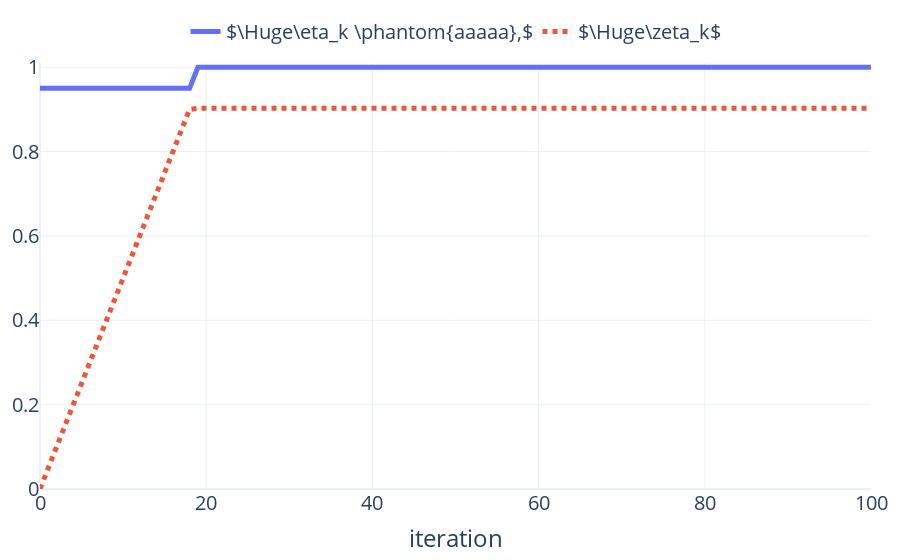

Here is the notebook cell this chart was saved with:
### Code cell
fig = go.Figure(layout_yaxis_range=[0, 1.01])

fig.add_trace(
    go.Scatter(
        x=iter_list,
        y=eta_list,
        name=r"$\Huge\eta_k \phantom{aaaaa},$",
        legendgroup="1",
        mode="lines",
        line=dict(color=COLORS[0], dash=LINE_STYLES[0], width=5),
        marker=dict(symbol=SYMBOLS[0], size=10),
    )
)

fig.add_trace(
    go.Scatter(
        x=iter_list,
        y=lmbda_list,
        name=r"$\Huge\zeta_k$",
        mode="lines",
        legendgroup="2",
        line=dict(color=COLORS[1], dash=LINE_STYLES[1], width=5),
        marker=dict(symbol=SYMBOLS[1], size=10),
    )
)

fig.update_layout(
    # width=1000,
    # height=500,
    margin={"l": 20, "r": 20, "t": 20, "b": 20},
    template="plotly_white", 
    font=dict(size=20,),
    xaxis_title=r"iteration",
    legend=dict(
        orientation="h",
        xanchor="center",
        yanchor="top",
        y=1.12, 
        x=.5,)
)

fig.write_image("experiments/results/example_momentum_eta_zeta_param_seq.pdf")
fig.show()

### Figure 1 — Plotly figure (JSON) as saved in the notebook; plotly's stock layout.template omitted (floating-point values rounded to 4 significant figures)
{"data": [{"legendgroup": "1", "line": {"color": "#636EFA", "dash": "solid", "width": 5}, "marker": {"size": 10, "symbol": "circle"}, "mode": "lines", "name": "$\\Huge\\eta_k \\phantom{aaaaa},$", "type": "scatter", "x": [0, 1, 2, 3, 4, 5, 6, 7, 8, 9, 10, 11, 12, 13, 14, 15, 16, 17, 18, 19, 20, 21, 22, 23, 24, 25, 26, 27, 28, 29, 30, 31, 32, 33, 34, 35, 36, 37, 38, 39, 40, 41, 42, 43, 44, 45, 46, 47, 48, 49, 50, 51, 52, 53, 54, 55, 56, 57, 58, 59, 60, 61, 62, 63, 64, 65, 66, 67, 68, 69, 70, 71, 72, 73, 74, 75, 76, 77, 78, 79, 80, 81, 82, 83, 84, 85, 86, 87, 88, 89, 90, 91, 92, 93, 94, 95, 96, 97, 98, 99, 100], "y": [0.95, 0.95, 0.95, 0.95, 0.95, 0.95, 0.95, 0.95, 0.95, 0.95, 0.95, 0.95, 0.95, 0.95, 0.95, 0.95, 0.95, 0.95, 0.95, 1, 1, 1, 1, 1, 1, 1, 1, 1, 1, 1, 1, 1, 1, 1, 1, 1, 1, 1, 1, 1, 1, 1, 1, 1, 1, 1, 1, 1, 1, 1, 1, 1, 1, 1, 1, 1, 1, 1, 1, 1, 1, 1, 1, 1, 1, 1, 1, 1, 1, 1, 1, 1, 1, 1, 1, 1, 1, 1, 1, 1, 1, 1, 1, 1, 1, 1, 1, 1, 1, 1, 1, 1, 1, 1, 1, 1, 1, 1, 1, 1, 1]}, {"legendgroup": "2", "line": {"color": "#EF553B", "dash": "dot", "width": 5}, "marker": {"size": 10, "symbol": "square"}, "mode": "lines", "name": "$\\Huge\\zeta_k$", "type": "scatter", "x": [0, 1, 2, 3, 4, 5, 6, 7, 8, 9, 10, 11, 12, 13, 14, 15, 16, 17, 18, 19, 20, 21, 22, 23, 24, 25, 26, 27, 28, 29, 30, 31, 32, 33, 34, 35, 36, 37, 38, 39, 40, 41, 42, 43, 44, 45, 46, 47, 48, 49, 50, 51, 52, 53, 54, 55, 56, 57, 58, 59, 60, 61, 62, 63, 64, 65, 66, 67, 68, 69, 70, 71, 72, 73, 74, 75, 76, 77, 78, 79, 80, 81, 82, 83, 84, 85, 86, 87, 88, 89, 90, 91, 92, 93, 94, 95, 96, 97, 98, 99, 100], "y": [0, 0.05, 0.1, 0.15, 0.2, 0.25, 0.3, 0.35, 0.4, 0.45, 0.5, 0.55, 0.6, 0.65, 0.7, 0.75, 0.8, 0.85, 0.9, 0.9025, 0.9025, 0.9025, 0.9025, 0.9025, 0.9025, 0.9025, 0.9025, 0.9025, 0.9025, 0.9025, 0.9025, 0.9025, 0.9025, 0.9025, 0.9025, 0.9025, 0.9025, 0.9025, 0.9025, 0.9025, 0.9025, 0.9025, 0.9025, 0.9025, 0.9025, 0.9025, 0.9025, 0.9025, 0.9025, 0.9025, 0.9025, 0.9025, 0.9025, 0.9025, 0.9025, 0.9025, 0.9025, 0.9025, 0.9025, 0.9025, 0.9025, 0.9025, 0.9025, 0.9025, 0.9025, 0.9025, 0.9025, 0.9025, 0.9025, 0.9025, 0.9025, 0.9025, 0.9025, 0.9025, 0.9025, 0.9025, 0.9025, 0.9025, 0.9025, 0.9025, 0.9025, 0.9025, 0.9025, 0.9025, 0.9025, 0.9025, 0.9025, 0.9025, 0.9025, 0.9025, 0.9025, 0.9025, 0.9025, 0.9025, 0.9025, 0.9025, 0.9025, 0.9025, 0.9025, 0.9025, 0.9025]}], "layout": {"font": {"size": 20}, "legend": {"orientation": "h", "x": 0.5, "xanchor": "center", "y": 1.12, "yanchor": "top"}, "margin": {"b": 20, "l": 20, "r": 20, "t": 20}, "xaxis": {"title": {"text": "iteration"}}, "yaxis": {"range": [0, 1.01]}}}
